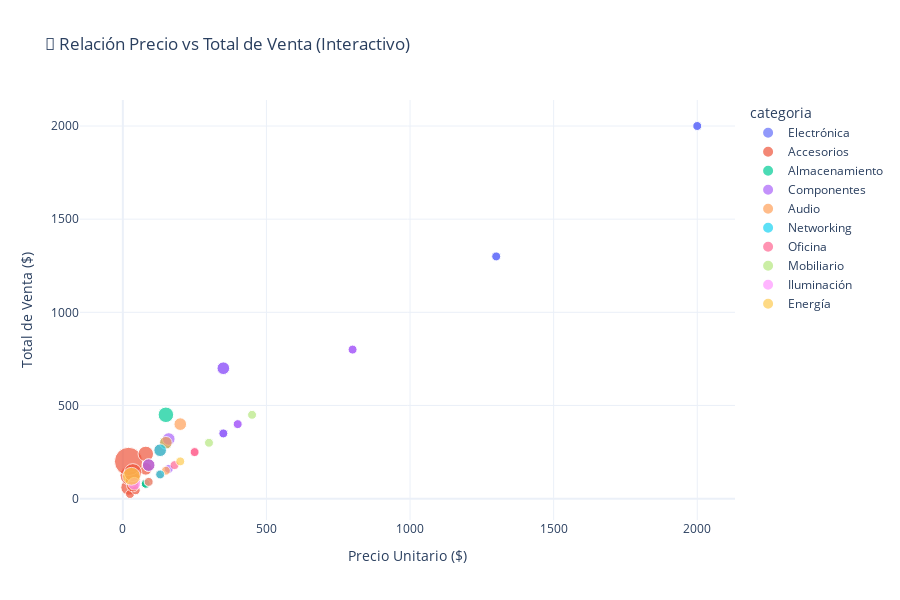

The code cell stored with this chart in its notebook:
### Markdown cell above
### 5.1 Scatter Plot Interactivo

### Code cell
fig = px.scatter(ventas_productos, 
                 x='precio', 
                 y='total',
                 size='cantidad',
                 color='categoria',
                 hover_data=['producto', 'metodo_pago'],
                 title='💎 Relación Precio vs Total de Venta (Interactivo)',
                 labels={'precio': 'Precio Unitario ($)', 'total': 'Total de Venta ($)'},
                 template='plotly_white')

fig.update_layout(height=600, font=dict(size=12))
fig.show()

print("💡 Tip: Pasa el mouse sobre los puntos para ver detalles")

### Figure 1 — Plotly figure (JSON) as saved in the notebook; plotly's stock layout.template omitted (floating-point values rounded to 4 significant figures)
{"data": [{"customdata": [["Laptop Dell XPS 13", "tarjeta_credito"], ["Monitor Samsung 27", "tarjeta_debito"], ["MacBook Pro 14", "tarjeta_credito"], ["Laptop Dell XPS 13", "tarjeta_credito"], ["Monitor Samsung 27", "tarjeta_debito"], ["MacBook Pro 14", "tarjeta_credito"], ["Monitor Samsung 27", "paypal"]], "hovertemplate": "categoria=Electrónica<br>Precio Unitario ($)=%{x}<br>Total de Venta ($)=%{y}<br>cantidad=%{marker.size}<br>producto=%{customdata[0]}<br>metodo_pago=%{customdata[1]}<extra></extra>", "legendgroup": "Electrónica", "marker": {"color": "#636efa", "size": [1, 1, 1, 1, 2, 1, 1], "sizemode": "area", "sizeref": 0.025, "symbol": "circle"}, "mode": "markers", "name": "Electrónica", "orientation": "v", "showlegend": true, "type": "scatter", "x": [1300.0, 350.0, 2000.0, 1300.0, 350.0, 2000.0, 350.0], "xaxis": "x", "y": [1300.0, 350.0, 2000.0, 1300.0, 700.0, 2000.0, 350.0], "yaxis": "y"}, {"customdata": [["Mouse Logitech MX", "paypal"], ["Teclado Mecánico RGB", "transferencia"], ["Cable HDMI 2.1", "paypal"], ["Adaptador USB-C", "efectivo"], ["Webcam HD 1080p", "paypal"], ["Mouse Logitech MX", "paypal"], ["Hub USB 3.0", "efectivo"], ["Mousepad XXL", "paypal"], ["Teclado Mecánico RGB", "paypal"], ["Cable HDMI 2.1", "efectivo"], ["Mouse Logitech MX", "paypal"], ["Webcam HD 1080p", "paypal"], ["Soporte Laptop", "efectivo"], ["Ventilador Laptop", "tarjeta_credito"], ["Hub USB 3.0", "paypal"]], "hovertemplate": "categoria=Accesorios<br>Precio Unitario ($)=%{x}<br>Total de Venta ($)=%{y}<br>cantidad=%{marker.size}<br>producto=%{customdata[0]}<br>metodo_pago=%{customdata[1]}<extra></extra>", "legendgroup": "Accesorios", "marker": {"color": "#EF553B", "size": [2, 1, 3, 5, 1, 1, 3, 1, 2, 10, 3, 2, 1, 2, 4], "sizemode": "area", "sizeref": 0.025, "symbol": "circle"}, "mode": "markers", "name": "Accesorios", "orientation": "v", "showlegend": true, "type": "scatter", "x": [79.99, 130.0, 19.99, 24.99, 89.99, 79.99, 34.99, 24.99, 130.0, 19.99, 79.99, 89.99, 44.99, 34.99, 34.99], "xaxis": "x", "y": [160.0, 130.0, 59.97, 125.0, 89.99, 79.99, 105.0, 24.99, 260.0, 199.9, 240.0, 180.0, 44.99, 69.98, 140.0], "yaxis": "y"}, {"customdata": [["SSD Samsung 1TB", "tarjeta_credito"], ["HDD Seagate 2TB", "tarjeta_credito"], ["SSD Samsung 1TB", "tarjeta_credito"], ["HDD Seagate 2TB", "paypal"]], "hovertemplate": "categoria=Almacenamiento<br>Precio Unitario ($)=%{x}<br>Total de Venta ($)=%{y}<br>cantidad=%{marker.size}<br>producto=%{customdata[0]}<br>metodo_pago=%{customdata[1]}<extra></extra>", "legendgroup": "Almacenamiento", "marker": {"color": "#00cc96", "size": [2, 1, 3, 1], "sizemode": "area", "sizeref": 0.025, "symbol": "circle"}, "mode": "markers", "name": "Almacenamiento", "orientation": "v", "showlegend": true, "type": "scatter", "x": [150.0, 79.99, 150.0, 79.99], "xaxis": "x", "y": [300.0, 79.99, 450.0, 79.99], "yaxis": "y"}, {"customdata": [["RAM Corsair 16GB", "tarjeta_debito"], ["Procesador Intel i7", "tarjeta_credito"], ["Tarjeta Gráfica RTX", "tarjeta_credito"], ["Procesador AMD Ryzen", "tarjeta_credito"], ["RAM Kingston 32GB", "paypal"], ["RAM Corsair 16GB", "paypal"], ["Procesador Intel i7", "tarjeta_credito"], ["Tarjeta Gráfica RTX", "tarjeta_credito"], ["Procesador AMD Ryzen", "tarjeta_credito"], ["RAM Kingston 32GB", "tarjeta_debito"]], "hovertemplate": "categoria=Componentes<br>Precio Unitario ($)=%{x}<br>Total de Venta ($)=%{y}<br>cantidad=%{marker.size}<br>producto=%{customdata[0]}<br>metodo_pago=%{customdata[1]}<extra></extra>", "legendgroup": "Componentes", "marker": {"color": "#ab63fa", "size": [2, 1, 1, 2, 1, 1, 1, 1, 1, 2], "sizemode": "area", "sizeref": 0.025, "symbol": "circle"}, "mode": "markers", "name": "Componentes", "orientation": "v", "showlegend": true, "type": "scatter", "x": [89.99, 400.0, 800.0, 350.0, 160.0, 89.99, 400.0, 800.0, 350.0, 160.0], "xaxis": "x", "y": [180.0, 400.0, 800.0, 700.0, 160.0, 89.99, 400.0, 800.0, 350.0, 320.0], "yaxis": "y"}, {"customdata": [["Auriculares Bluetooth", "paypal"], ["Altavoces Stereo", "paypal"], ["Micrófono USB", "paypal"], ["Auriculares Bluetooth", "tarjeta_debito"]], "hovertemplate": "categoria=Audio<br>Precio Unitario ($)=%{x}<br>Total de Venta ($)=%{y}<br>cantidad=%{marker.size}<br>producto=%{customdata[0]}<br>metodo_pago=%{customdata[1]}<extra></extra>", "legendgroup": "Audio", "marker": {"color": "#FFA15A", "size": [1, 2, 1, 2], "sizemode": "area", "sizeref": 0.025, "symbol": "circle"}, "mode": "markers", "name": "Audio", "orientation": "v", "showlegend": true, "type": "scatter", "x": [150.0, 200.0, 89.99, 150.0], "xaxis": "x", "y": [150.0, 400.0, 89.99, 300.0], "yaxis": "y"}, {"customdata": [["Router WiFi 6", "tarjeta_credito"], ["Router WiFi 6", "tarjeta_credito"]], "hovertemplate": "categoria=Networking<br>Precio Unitario ($)=%{x}<br>Total de Venta ($)=%{y}<br>cantidad=%{marker.size}<br>producto=%{customdata[0]}<br>metodo_pago=%{customdata[1]}<extra></extra>", "legendgroup": "Networking", "marker": {"color": "#19d3f3", "size": [2, 1], "sizemode": "area", "sizeref": 0.025, "symbol": "circle"}, "mode": "markers", "name": "Networking", "orientation": "v", "showlegend": true, "type": "scatter", "x": [130.0, 130.0], "xaxis": "x", "y": [260.0, 130.0], "yaxis": "y"}, {"customdata": [["Impresora HP LaserJet", "tarjeta_debito"], ["Escáner Epson", "tarjeta_debito"], ["Impresora HP LaserJet", "tarjeta_debito"]], "hovertemplate": "categoria=Oficina<br>Precio Unitario ($)=%{x}<br>Total de Venta ($)=%{y}<br>cantidad=%{marker.size}<br>producto=%{customdata[0]}<br>metodo_pago=%{customdata[1]}<extra></extra>", "legendgroup": "Oficina", "marker": {"color": "#FF6692", "size": [1, 1, 1], "sizemode": "area", "sizeref": 0.025, "symbol": "circle"}, "mode": "markers", "name": "Oficina", "orientation": "v", "showlegend": true, "type": "scatter", "x": [250.0, 180.0, 250.0], "xaxis": "x", "y": [250.0, 180.0, 250.0], "yaxis": "y"}, {"customdata": [["Silla Gaming", "tarjeta_debito"], ["Escritorio Ajustable", "tarjeta_credito"]], "hovertemplate": "categoria=Mobiliario<br>Precio Unitario ($)=%{x}<br>Total de Venta ($)=%{y}<br>cantidad=%{marker.size}<br>producto=%{customdata[0]}<br>metodo_pago=%{customdata[1]}<extra></extra>", "legendgroup": "Mobiliario", "marker": {"color": "#B6E880", "size": [1, 1], "sizemode": "area", "sizeref": 0.025, "symbol": "circle"}, "mode": "markers", "name": "Mobiliario", "orientation": "v", "showlegend": true, "type": "scatter", "x": [300.0, 450.0], "xaxis": "x", "y": [300.0, 450.0], "yaxis": "y"}, {"customdata": [["Lámpara LED Escritorio", "efectivo"]], "hovertemplate": "categoria=Iluminación<br>Precio Unitario ($)=%{x}<br>Total de Venta ($)=%{y}<br>cantidad=%{marker.size}<br>producto=%{customdata[0]}<br>metodo_pago=%{customdata[1]}<extra></extra>", "legendgroup": "Iluminación", "marker": {"color": "#FF97FF", "size": [2], "sizemode": "area", "sizeref": 0.025, "symbol": "circle"}, "mode": "markers", "name": "Iluminación", "orientation": "v", "showlegend": true, "type": "scatter", "x": [39.99], "xaxis": "x", "y": [79.98], "yaxis": "y"}, {"customdata": [["UPS APC 1500VA", "tarjeta_credito"], ["Regleta 8 Enchufes", "transferencia"]], "hovertemplate": "categoria=Energía<br>Precio Unitario ($)=%{x}<br>Total de Venta ($)=%{y}<br>cantidad=%{marker.size}<br>producto=%{customdata[0]}<br>metodo_pago=%{customdata[1]}<extra></extra>", "legendgroup": "Energía", "marker": {"color": "#FECB52", "size": [1, 4], "sizemode": "area", "sizeref": 0.025, "symbol": "circle"}, "mode": "markers", "name": "Energía", "orientation": "v", "showlegend": true, "type": "scatter", "x": [200.0, 29.99], "xaxis": "x", "y": [200.0, 120.0], "yaxis": "y"}], "layout": {"font": {"size": 12}, "height": 600, "legend": {"itemsizing": "constant", "title": {"text": "categoria"}, "tracegroupgap": 0}, "title": {"text": "💎 Relación Precio vs Total de Venta (Interactivo)"}, "xaxis": {"anchor": "y", "domain": [0, 1], "title": {"text": "Precio Unitario ($)"}}, "yaxis": {"anchor": "x", "domain": [0, 1], "title": {"text": "Total de Venta ($)"}}}}
